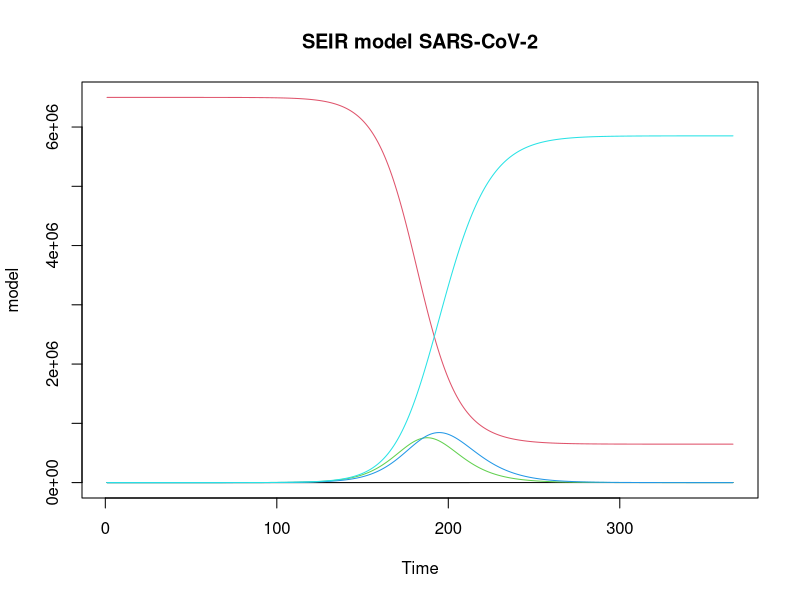
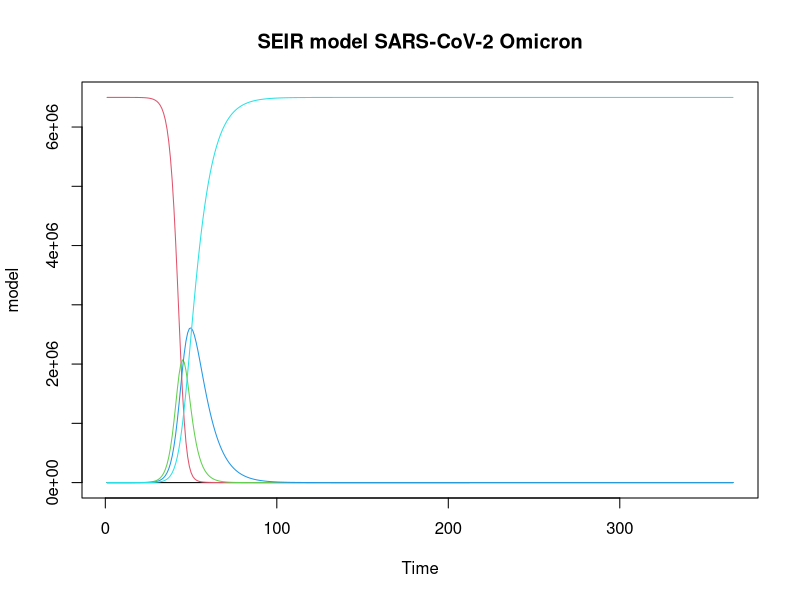
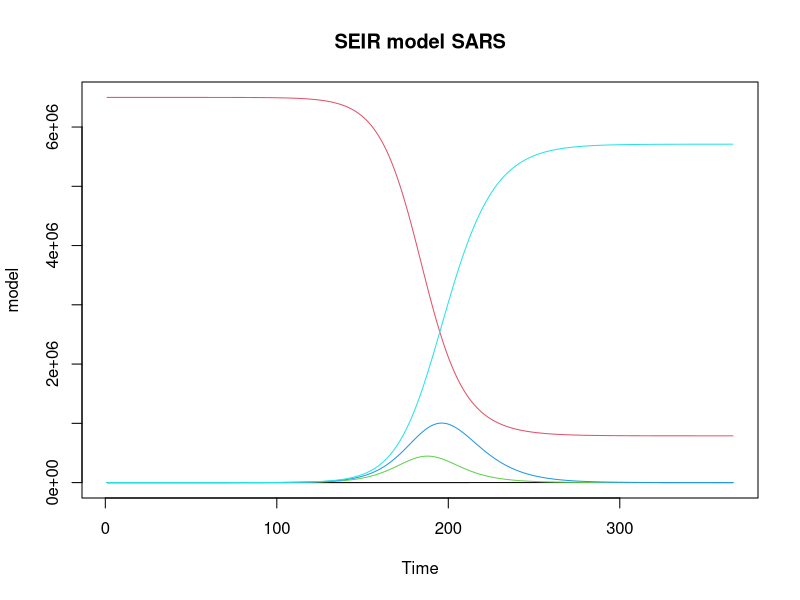
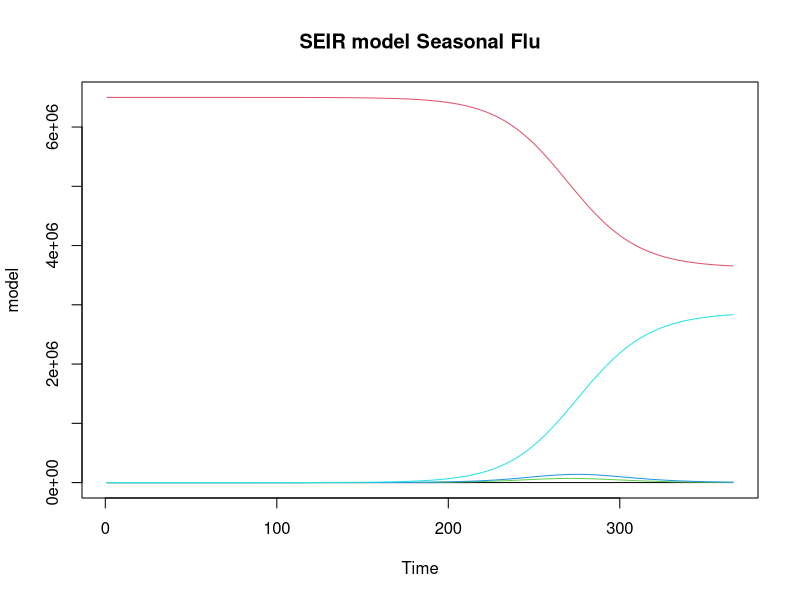
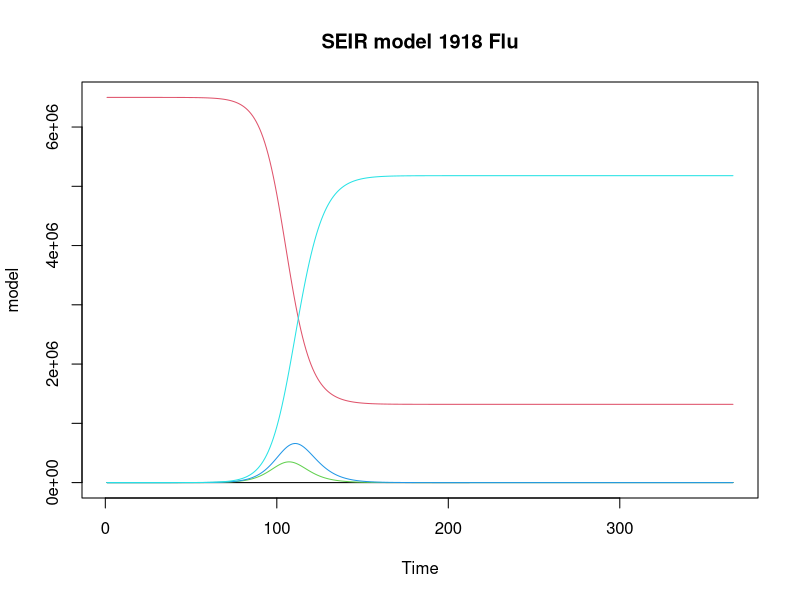
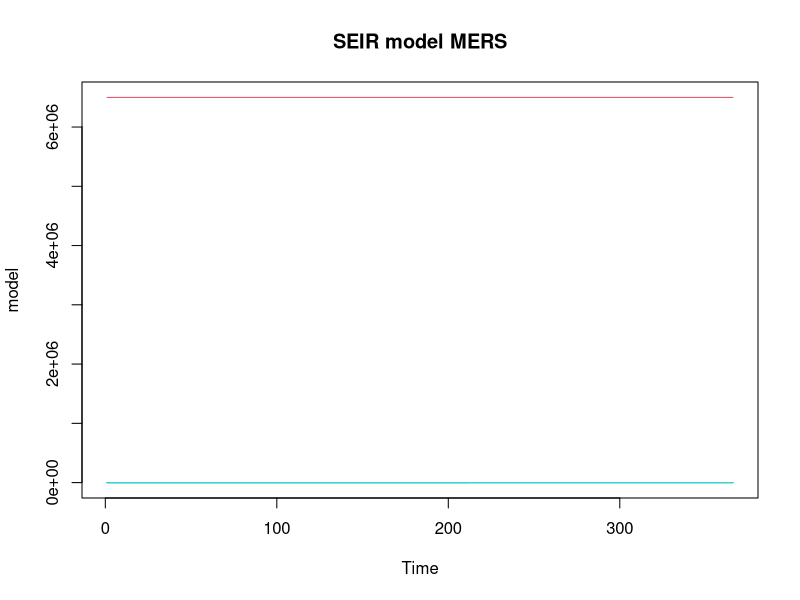

Generate these figures, in order, with R:
require(deSolve)

#Create SEIR model
SEIR <- function(time, current_state, params){
  
  with(as.list(c(current_state, params)),{
    N <- S+E+I+R
    dS <- -(beta*S*I)/N
    dE <- (beta*S*I)/N - sigma*E
    dI <- sigma*E - gamma*I
    dR <- gamma*I
    
    return(list(c(dS, dE, dI, dR)))
  })
}

#Replace individual runs with a list of what to run.
Disease_Cases <- list(list(name="SARS-CoV-2", params=c(beta=0.32, sigma=0.15, gamma=0.125)),
                      list(name="SARS-CoV-2 Omicron", params=c(beta=1.19, sigma=0.25, gamma=0.125)),
                      list(name="SARS", params=c(beta=0.24, sigma=0.25, gamma=0.1)),
                      list(name="Seasonal Flu", params=c(beta=0.33, sigma=0.5, gamma=0.25)),
                      list(name="1918 Flu", params=c(beta=0.5, sigma=0.5, gamma=0.25)),
                      list(name="MERS", params=c(beta=0.9, sigma=0.9, gamma=0.9))
)
Disease_names=c()
for (i in 1:length(Disease_Cases)){
  Disease_names=append(Disease_names,Disease_Cases[[i]]$name)
}

#Across all diseases:
initial_state <- c(S=6500000, E=0, I=1, R=0)
times <- 0:365

model_df<-data.frame(times)
for(i in 1:length(Disease_Cases)){
  model <- ode(initial_state, times, SEIR, Disease_Cases[[i]]$params)
  matplot(model, type="l", lty=1, main=paste("SEIR model",Disease_Cases[[i]]$name), xlab="Time")
  legend <- colnames(model)[2:6]
  model_df<-cbind(model_df,data.frame(model))
}

#Get distinct names per case:
colnames(model_df) <- make.names(colnames(model_df), unique = TRUE)

#Group into cumulative infections
model_df_aggregated<-data.frame(times)
for(i in 1:length(Disease_Cases)){
  case = i-1
  if(case==0){
    model_df_aggregated<-cbind(model_df_aggregated,model_df$I+model_df$R)
  }
  else{
    model_df_aggregated<-cbind(model_df_aggregated,
                               get(paste0('I.',case), envir=as.environment(model_df)) +
                               get(paste0('R.',case), envir=as.environment(model_df))
    )
  }
  
}
names(model_df_aggregated) <- c("time",Disease_names)
